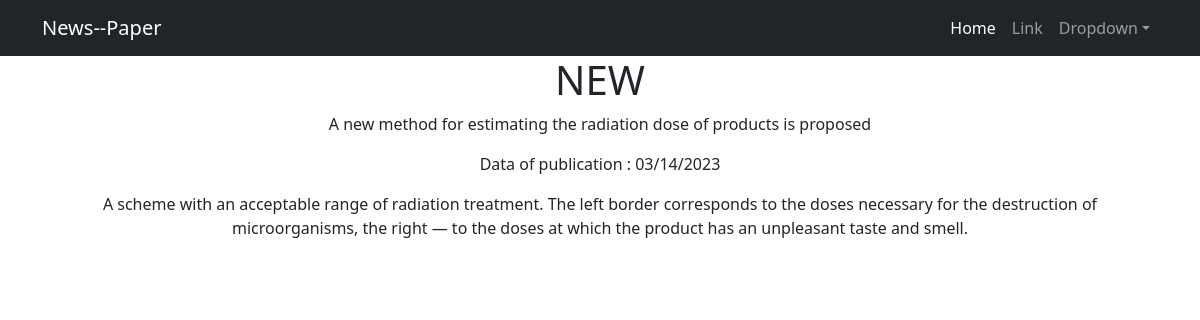
/news/6, run on the app's committed database.
### news/models.py (models this page shows, shortened)
class Post(models.Model):
    objects = None
    author = models.ForeignKey(Author, on_delete=models.CASCADE)
    typContent = models.TextChoices('News', 'Article')
    newsArticle = models.CharField(blank=False, choices=typContent.choices, max_length=7)
    dateTime = models.DateTimeField(auto_now_add=True)
    category = models.ManyToManyField(Category, through='PostCategory')
    title = models.CharField(max_length=255)
    text = models.TextField()
    rating = models.SmallIntegerField(default=0)

### news/views.py (the view)
# urls.py: path('<int:pk>', PostDetail.as_view(), name='post_detail'),
class PostDetail(DetailView):
    model = Post
    template_name = 'head.html'
    context_object_name = 'title'

### news/templatetags/custom_filters.py (called while the page is built)
@register.filter(name='censor')
def censor(value):
    sent = value.split()
    for i in bad_words:
        for words in sent:
            if i in words:
                pos = sent.index(words)
                sent.remove(words)
                sent.insert(pos, '*' * len(i))
    return " ".join(sent)

### templates/head.html (shortened to what this page needs)
<!DOCTYPE html>
{% extends 'default.html' %}
{% load custom_filters %}
{% block content %}
    <h1>NEW</h1>
        <p>{{ title.title|censor }}</p>
        <p>Data of publication : {{ title.dateTime|date:"SHORT_DATE_FORMAT" }}</p>
        <p>{{ title.text|censor }}</p>
{% endblock content %}

### data on the page
Post: title|censor "A new method for estimating the radiation dose of products is proposed", dateTime "03/14/2023", text|censor "A scheme with an acceptable range of radiation treatment. The left border corresponds to the doses necessary for the destruction of microorganisms, the right — to the doses at which the product has an unpleasant taste and smell."
